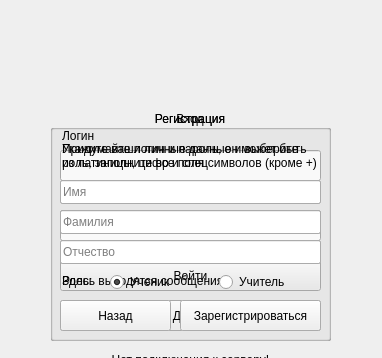
<?xml version="1.0" encoding="UTF-8"?>
<ui version="4.0">
 <class>AuthForm</class>
 <widget class="QWidget" name="AuthForm">
  <property name="enabled">
   <bool>true</bool>
  </property>
  <property name="geometry">
   <rect>
    <x>0</x>
    <y>0</y>
    <width>382</width>
    <height>358</height>
   </rect>
  </property>
  <property name="sizePolicy">
   <sizepolicy hsizetype="Fixed" vsizetype="Fixed">
    <horstretch>0</horstretch>
    <verstretch>0</verstretch>
   </sizepolicy>
  </property>
  <property name="minimumSize">
   <size>
    <width>382</width>
    <height>358</height>
   </size>
  </property>
  <property name="maximumSize">
   <size>
    <width>382</width>
    <height>358</height>
   </size>
  </property>
  <property name="baseSize">
   <size>
    <width>382</width>
    <height>358</height>
   </size>
  </property>
  <property name="windowTitle">
   <string>EduTest Login</string>
  </property>
  <property name="windowIcon">
   <iconset resource="Logo.qrc">
    <normaloff>:/logo/WindowLogo.png</normaloff>:/logo/WindowLogo.png</iconset>
  </property>
  <property name="toolTip">
   <string/>
  </property>
  <widget class="QLabel" name="Logo">
   <property name="geometry">
    <rect>
     <x>50</x>
     <y>20</y>
     <width>271</width>
     <height>71</height>
    </rect>
   </property>
   <property name="text">
    <string/>
   </property>
   <property name="pixmap">
    <pixmap resource="Logo.qrc">:/logo/EduTestLogo.png</pixmap>
   </property>
   <property name="scaledContents">
    <bool>true</bool>
   </property>
  </widget>
  <widget class="QGroupBox" name="LoginBox">
   <property name="enabled">
    <bool>true</bool>
   </property>
   <property name="geometry">
    <rect>
     <x>50</x>
     <y>110</y>
     <width>281</width>
     <height>231</height>
    </rect>
   </property>
   <property name="title">
    <string>Вход</string>
   </property>
   <property name="alignment">
    <set>Qt::AlignCenter</set>
   </property>
   <property name="flat">
    <bool>false</bool>
   </property>
   <widget class="QPushButton" name="LoginButton">
    <property name="geometry">
     <rect>
      <x>10</x>
      <y>150</y>
      <width>261</width>
      <height>31</height>
     </rect>
    </property>
    <property name="text">
     <string>Войти</string>
    </property>
   </widget>
   <widget class="QLabel" name="PasswordLabel">
    <property name="geometry">
     <rect>
      <x>12</x>
      <y>70</y>
      <width>261</width>
      <height>31</height>
     </rect>
    </property>
    <property name="sizePolicy">
     <sizepolicy hsizetype="Preferred" vsizetype="Fixed">
      <horstretch>0</horstretch>
      <verstretch>0</verstretch>
     </sizepolicy>
    </property>
    <property name="text">
     <string>Пароль</string>
    </property>
   </widget>
   <widget class="QLineEdit" name="PasswordLine">
    <property name="geometry">
     <rect>
      <x>10</x>
      <y>100</y>
      <width>261</width>
      <height>31</height>
     </rect>
    </property>
    <property name="echoMode">
     <enum>QLineEdit::Password</enum>
    </property>
   </widget>
   <widget class="QLineEdit" name="LoginLine">
    <property name="geometry">
     <rect>
      <x>10</x>
      <y>40</y>
      <width>261</width>
      <height>31</height>
     </rect>
    </property>
    <property name="frame">
     <bool>true</bool>
    </property>
   </widget>
   <widget class="QLabel" name="LoginLabel">
    <property name="geometry">
     <rect>
      <x>12</x>
      <y>10</y>
      <width>261</width>
      <height>31</height>
     </rect>
    </property>
    <property name="sizePolicy">
     <sizepolicy hsizetype="Preferred" vsizetype="Fixed">
      <horstretch>0</horstretch>
      <verstretch>0</verstretch>
     </sizepolicy>
    </property>
    <property name="text">
     <string>Логин</string>
    </property>
   </widget>
   <widget class="QLabel" name="LoginMessage">
    <property name="geometry">
     <rect>
      <x>12</x>
      <y>130</y>
      <width>261</width>
      <height>20</height>
     </rect>
    </property>
    <property name="sizePolicy">
     <sizepolicy hsizetype="Preferred" vsizetype="Fixed">
      <horstretch>0</horstretch>
      <verstretch>0</verstretch>
     </sizepolicy>
    </property>
    <property name="text">
     <string>Здесь выводятся сообщения</string>
    </property>
   </widget>
   <widget class="QLabel" name="NoAccountLabel">
    <property name="geometry">
     <rect>
      <x>12</x>
      <y>190</y>
      <width>76</width>
      <height>31</height>
     </rect>
    </property>
    <property name="sizePolicy">
     <sizepolicy hsizetype="Preferred" vsizetype="Fixed">
      <horstretch>0</horstretch>
      <verstretch>0</verstretch>
     </sizepolicy>
    </property>
    <property name="text">
     <string>Нет аккаунта?</string>
    </property>
   </widget>
   <widget class="QPushButton" name="GoRegisterButton">
    <property name="geometry">
     <rect>
      <x>140</x>
      <y>190</y>
      <width>131</width>
      <height>31</height>
     </rect>
    </property>
    <property name="text">
     <string>Зарегистрироваться</string>
    </property>
   </widget>
  </widget>
  <widget class="QGroupBox" name="FirstStepRegisterBox">
   <property name="geometry">
    <rect>
     <x>50</x>
     <y>110</y>
     <width>281</width>
     <height>231</height>
    </rect>
   </property>
   <property name="title">
    <string>Регистрация</string>
   </property>
   <property name="alignment">
    <set>Qt::AlignCenter</set>
   </property>
   <widget class="QLineEdit" name="NewPasswordRepeatLine">
    <property name="geometry">
     <rect>
      <x>10</x>
      <y>130</y>
      <width>261</width>
      <height>24</height>
     </rect>
    </property>
    <property name="echoMode">
     <enum>QLineEdit::Password</enum>
    </property>
    <property name="placeholderText">
     <string>Повторите пароль</string>
    </property>
   </widget>
   <widget class="QLineEdit" name="NewPasswordLine">
    <property name="geometry">
     <rect>
      <x>10</x>
      <y>100</y>
      <width>261</width>
      <height>24</height>
     </rect>
    </property>
    <property name="echoMode">
     <enum>QLineEdit::Password</enum>
    </property>
    <property name="placeholderText">
     <string>Пароль</string>
    </property>
   </widget>
   <widget class="QLineEdit" name="NewLoginLine">
    <property name="geometry">
     <rect>
      <x>10</x>
      <y>70</y>
      <width>261</width>
      <height>24</height>
     </rect>
    </property>
    <property name="toolTip">
     <string/>
    </property>
    <property name="statusTip">
     <string/>
    </property>
    <property name="inputMethodHints">
     <set>Qt::ImhNone</set>
    </property>
    <property name="text">
     <string/>
    </property>
    <property name="echoMode">
     <enum>QLineEdit::Normal</enum>
    </property>
    <property name="placeholderText">
     <string>Логин</string>
    </property>
   </widget>
   <widget class="QLabel" name="InfoFirstStep">
    <property name="geometry">
     <rect>
      <x>12</x>
      <y>30</y>
      <width>261</width>
      <height>31</height>
     </rect>
    </property>
    <property name="text">
     <string>Придумайте логин и пароль, он может быть
из латиницы, цифр и спецсимволов (кроме +)</string>
    </property>
   </widget>
   <widget class="QPushButton" name="NextStepRegister">
    <property name="geometry">
     <rect>
      <x>10</x>
      <y>190</y>
      <width>261</width>
      <height>31</height>
     </rect>
    </property>
    <property name="text">
     <string>Далее</string>
    </property>
   </widget>
   <widget class="QLabel" name="RegisterMessage">
    <property name="enabled">
     <bool>true</bool>
    </property>
    <property name="geometry">
     <rect>
      <x>12</x>
      <y>160</y>
      <width>261</width>
      <height>21</height>
     </rect>
    </property>
    <property name="text">
     <string>Здесь выводятся сообщения</string>
    </property>
   </widget>
  </widget>
  <widget class="QGroupBox" name="SecondStepRegisterBox">
   <property name="geometry">
    <rect>
     <x>50</x>
     <y>110</y>
     <width>281</width>
     <height>231</height>
    </rect>
   </property>
   <property name="acceptDrops">
    <bool>false</bool>
   </property>
   <property name="title">
    <string>Регистрация</string>
   </property>
   <property name="alignment">
    <set>Qt::AlignCenter</set>
   </property>
   <widget class="QPushButton" name="RegisterButton">
    <property name="geometry">
     <rect>
      <x>130</x>
      <y>190</y>
      <width>141</width>
      <height>31</height>
     </rect>
    </property>
    <property name="text">
     <string>Зарегистрироваться</string>
    </property>
   </widget>
   <widget class="QLineEdit" name="LastNameLine">
    <property name="geometry">
     <rect>
      <x>10</x>
      <y>100</y>
      <width>261</width>
      <height>24</height>
     </rect>
    </property>
    <property name="text">
     <string/>
    </property>
    <property name="placeholderText">
     <string>Фамилия</string>
    </property>
   </widget>
   <widget class="QLineEdit" name="NameLine">
    <property name="geometry">
     <rect>
      <x>10</x>
      <y>70</y>
      <width>261</width>
      <height>24</height>
     </rect>
    </property>
    <property name="placeholderText">
     <string>Имя</string>
    </property>
   </widget>
   <widget class="QPushButton" name="BackStepRegister">
    <property name="geometry">
     <rect>
      <x>10</x>
      <y>190</y>
      <width>111</width>
      <height>31</height>
     </rect>
    </property>
    <property name="text">
     <string>Назад</string>
    </property>
   </widget>
   <widget class="QLineEdit" name="PatronymicNameLine">
    <property name="geometry">
     <rect>
      <x>10</x>
      <y>130</y>
      <width>261</width>
      <height>24</height>
     </rect>
    </property>
    <property name="text">
     <string/>
    </property>
    <property name="placeholderText">
     <string>Отчество</string>
    </property>
   </widget>
   <widget class="QLabel" name="InfoSecondStep">
    <property name="geometry">
     <rect>
      <x>12</x>
      <y>30</y>
      <width>261</width>
      <height>31</height>
     </rect>
    </property>
    <property name="text">
     <string>Укажите ваши личные данные и выберите роль, заполните все поля</string>
    </property>
    <property name="wordWrap">
     <bool>true</bool>
    </property>
   </widget>
   <widget class="QWidget" name="layoutWidget">
    <property name="geometry">
     <rect>
      <x>60</x>
      <y>160</y>
      <width>211</width>
      <height>24</height>
     </rect>
    </property>
    <layout class="QHBoxLayout" name="RoleSelector">
     <item>
      <widget class="QRadioButton" name="StudentButton">
       <property name="text">
        <string>Ученик</string>
       </property>
       <property name="checked">
        <bool>true</bool>
       </property>
      </widget>
     </item>
     <item>
      <widget class="QRadioButton" name="TeacherButton">
       <property name="text">
        <string>Учитель</string>
       </property>
      </widget>
     </item>
    </layout>
   </widget>
   <widget class="QLabel" name="RoleLabel">
    <property name="geometry">
     <rect>
      <x>12</x>
      <y>160</y>
      <width>31</width>
      <height>21</height>
     </rect>
    </property>
    <property name="text">
     <string>Роль:</string>
    </property>
   </widget>
  </widget>
  <widget class="QLabel" name="NoConnectInfo">
   <property name="geometry">
    <rect>
     <x>50</x>
     <y>350</y>
     <width>281</width>
     <height>20</height>
    </rect>
   </property>
   <property name="text">
    <string>Нет подключения к серверу!</string>
   </property>
   <property name="textFormat">
    <enum>Qt::AutoText</enum>
   </property>
   <property name="alignment">
    <set>Qt::AlignCenter</set>
   </property>
  </widget>
 </widget>
 <tabstops>
  <tabstop>LoginLine</tabstop>
  <tabstop>PasswordLine</tabstop>
  <tabstop>LoginButton</tabstop>
  <tabstop>GoRegisterButton</tabstop>
  <tabstop>NewLoginLine</tabstop>
  <tabstop>NewPasswordLine</tabstop>
  <tabstop>NewPasswordRepeatLine</tabstop>
  <tabstop>NextStepRegister</tabstop>
  <tabstop>NameLine</tabstop>
  <tabstop>LastNameLine</tabstop>
  <tabstop>PatronymicNameLine</tabstop>
  <tabstop>StudentButton</tabstop>
  <tabstop>TeacherButton</tabstop>
  <tabstop>BackStepRegister</tabstop>
  <tabstop>RegisterButton</tabstop>
 </tabstops>
 <resources>
  <include location="Logo.qrc"/>
 </resources>
 <connections/>
</ui>
